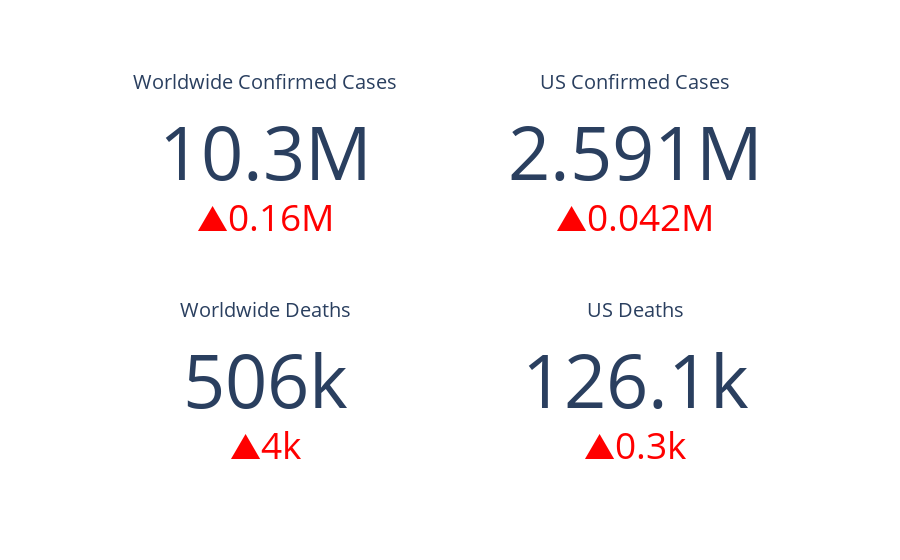

Notebook code for this chart:
### Markdown cell above
# Key Facts - World and US

### Code cell
trace1 = go.Indicator(
    mode = "number+delta",
    value = dfConfirmedGlobal.sum()[-1],
    delta = {'reference': dfConfirmedGlobal.sum()[-2], 
             'increasing':{'color':'red'},
             'decreasing':{'color':'green'}},
    title = {'text': "Worldwide Confirmed Cases"},
    domain = {'x': [0, 0.5], 'y': [0.6, 1]})

trace2 = go.Indicator(
    mode = "number+delta",
    value = dfConfirmedUSStates.sum()[-1],
    delta = {'reference': dfConfirmedUSStates.sum()[-2], 
             'increasing':{'color':'red'},
             'decreasing':{'color':'green'}},
    title = {'text': "US Confirmed Cases"},
    domain = {'x': [0.5, 1], 'y': [0.6, 1]})


trace5 = go.Indicator(
    mode = "number+delta",
    value = dfDeathsGlobal.sum()[-1],
    delta = {'reference': dfDeathsGlobal.sum()[-2], 
             'increasing':{'color':'red'},
             'decreasing':{'color':'green'}},
    title = {'text': "Worldwide Deaths"},
    domain = {'x': [0, 0.5], 'y': [0, 0.4]})

trace6 = go.Indicator(
    mode = "number+delta",
    value = dfDeathsUSStates.sum()[-1],
    delta = {'reference': dfDeathsUSStates.sum()[-2], 
             'increasing':{'color':'red'},
             'decreasing':{'color':'green'}},
    title = {'text': "US Deaths"},
    domain = {'x': [0.5, 1], 'y': [0, 0.4]})

data = [trace1, trace2, trace5, trace6]
py.iplot(dict(data=data))

### Figure 1 — Plotly figure (JSON) as saved in the notebook; plotly's stock layout.template omitted (floating-point values rounded to 4 significant figures)
{"data": [{"delta": {"decreasing": {"color": "green"}, "increasing": {"color": "red"}, "reference": 10145791}, "domain": {"x": [0, 0.5], "y": [0.6, 1]}, "mode": "number+delta", "title": {"text": "Worldwide Confirmed Cases"}, "type": "indicator", "value": 10302052}, {"delta": {"decreasing": {"color": "green"}, "increasing": {"color": "red"}, "reference": 2548996}, "domain": {"x": [0.5, 1], "y": [0.6, 1]}, "mode": "number+delta", "title": {"text": "US Confirmed Cases"}, "type": "indicator", "value": 2590552}, {"delta": {"decreasing": {"color": "green"}, "increasing": {"color": "red"}, "reference": 501893}, "domain": {"x": [0, 0.5], "y": [0, 0.4]}, "mode": "number+delta", "title": {"text": "Worldwide Deaths"}, "type": "indicator", "value": 505505}, {"delta": {"decreasing": {"color": "green"}, "increasing": {"color": "red"}, "reference": 125803}, "domain": {"x": [0.5, 1], "y": [0, 0.4]}, "mode": "number+delta", "title": {"text": "US Deaths"}, "type": "indicator", "value": 126140}], "layout": {}}
